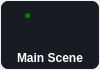
<?xml version="1.0" encoding="UTF-8"?>
<ui version="4.0">
 <class>SceneWidgetClass</class>
 <widget class="QWidget" name="SceneWidgetClass">
  <property name="geometry">
   <rect>
    <x>0</x>
    <y>0</y>
    <width>100</width>
    <height>70</height>
   </rect>
  </property>
  <property name="windowTitle">
   <string>SceneWidget</string>
  </property>
  <property name="styleSheet">
   <string notr="true">#sceneTitleLabel {
  color: white;
}

#mainSceneWidget {
  background: #171B22;
  border: 2px solid transparent;
  border-radius: 8px;
}

#mainSceneWidget:hover {
  background: #1E2430;
  color: white;
  border: 2px solid transparent;
  border-radius: 8px;
}

#statusLabel {
  color: green;
}

#centerWidget {
  border: 2px solid transparent;
 border-radius: 12px;
  background: qlineargradient(
    x1:0, y1:0,
    x2:1, y2:1,
    stop:0 #1B5E69,
    stop:1 #2A404B
  );
}</string>
  </property>
  <layout class="QVBoxLayout" name="verticalLayout_2">
   <property name="spacing">
    <number>0</number>
   </property>
   <property name="leftMargin">
    <number>0</number>
   </property>
   <property name="topMargin">
    <number>0</number>
   </property>
   <property name="rightMargin">
    <number>0</number>
   </property>
   <property name="bottomMargin">
    <number>0</number>
   </property>
   <item>
    <widget class="QWidget" name="mainSceneWidget" native="true">
     <property name="cursor">
      <cursorShape>PointingHandCursor</cursorShape>
     </property>
     <layout class="QVBoxLayout" name="verticalLayout">
      <property name="spacing">
       <number>3</number>
      </property>
      <property name="leftMargin">
       <number>0</number>
      </property>
      <property name="topMargin">
       <number>0</number>
      </property>
      <property name="rightMargin">
       <number>0</number>
      </property>
      <property name="bottomMargin">
       <number>5</number>
      </property>
      <item>
       <widget class="QWidget" name="centerWidgetContainer" native="true">
        <property name="font">
         <font>
          <family>Sitka</family>
         </font>
        </property>
        <layout class="QHBoxLayout" name="horizontalLayout_2">
         <property name="spacing">
          <number>0</number>
         </property>
         <property name="leftMargin">
          <number>15</number>
         </property>
         <property name="topMargin">
          <number>5</number>
         </property>
         <property name="rightMargin">
          <number>15</number>
         </property>
         <property name="bottomMargin">
          <number>0</number>
         </property>
         <item>
          <widget class="QWidget" name="centerWidget" native="true">
           <widget class="QWidget" name="headerSceneWidget" native="true">
            <property name="geometry">
             <rect>
              <x>-1</x>
              <y>0</y>
              <width>80</width>
              <height>20</height>
             </rect>
            </property>
            <property name="sizePolicy">
             <sizepolicy hsizetype="Preferred" vsizetype="Fixed">
              <horstretch>0</horstretch>
              <verstretch>0</verstretch>
             </sizepolicy>
            </property>
            <layout class="QHBoxLayout" name="horizontalLayout">
             <property name="spacing">
              <number>0</number>
             </property>
             <property name="leftMargin">
              <number>10</number>
             </property>
             <property name="topMargin">
              <number>0</number>
             </property>
             <property name="rightMargin">
              <number>10</number>
             </property>
             <property name="bottomMargin">
              <number>0</number>
             </property>
             <item>
              <widget class="QLabel" name="statusLabel">
               <property name="font">
                <font>
                 <pointsize>9</pointsize>
                </font>
               </property>
               <property name="text">
                <string>●</string>
               </property>
              </widget>
             </item>
             <item>
              <spacer name="horizontalSpacer">
               <property name="orientation">
                <enum>Qt::Orientation::Horizontal</enum>
               </property>
               <property name="sizeHint" stdset="0">
                <size>
                 <width>40</width>
                 <height>20</height>
                </size>
               </property>
              </spacer>
             </item>
             <item>
              <widget class="QPushButton" name="menuButton">
               <property name="minimumSize">
                <size>
                 <width>16</width>
                 <height>16</height>
                </size>
               </property>
               <property name="maximumSize">
                <size>
                 <width>16</width>
                 <height>16</height>
                </size>
               </property>
               <property name="cursor">
                <cursorShape>PointingHandCursor</cursorShape>
               </property>
               <property name="text">
                <string/>
               </property>
               <property name="icon">
                <iconset resource="frameflow.qrc">
                 <normaloff>:/FrameFlow/dots.svg</normaloff>:/FrameFlow/dots.svg</iconset>
               </property>
               <property name="flat">
                <bool>true</bool>
               </property>
              </widget>
             </item>
            </layout>
           </widget>
          </widget>
         </item>
        </layout>
       </widget>
      </item>
      <item>
       <widget class="QLabel" name="sceneTitleLabel">
        <property name="sizePolicy">
         <sizepolicy hsizetype="Preferred" vsizetype="Fixed">
          <horstretch>0</horstretch>
          <verstretch>0</verstretch>
         </sizepolicy>
        </property>
        <property name="font">
         <font>
          <bold>true</bold>
         </font>
        </property>
        <property name="text">
         <string>Main Scene</string>
        </property>
        <property name="alignment">
         <set>Qt::AlignmentFlag::AlignCenter</set>
        </property>
       </widget>
      </item>
     </layout>
    </widget>
   </item>
  </layout>
 </widget>
 <layoutdefault spacing="6" margin="11"/>
 <resources>
  <include location="frameflow.qrc"/>
 </resources>
 <connections/>
</ui>
